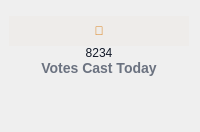
             <widget class="QWidget" name="card3" native="true">
              <property name="sizePolicy">
               <sizepolicy hsizetype="Expanding" vsizetype="Preferred">
                <horstretch>1</horstretch>
                <verstretch>1</verstretch>
               </sizepolicy>
              </property>
              <property name="minimumSize">
               <size>
                <width>0</width>
                <height>0</height>
               </size>
              </property>
              <property name="maximumSize">
               <size>
                <width>16777215</width>
                <height>16777215</height>
               </size>
              </property>
              <property name="styleSheet">
               <string notr="true">#card3 {
    background: qlineargradient(x1:0, y1:0, x2:1, y2:1,
                                stop:0 #FFFFFF, stop:1 #F8FAFC);
    border-radius: 22px;
    border: 1px solid #EEF2F6;
    
    /* Ton ombre de base (même si box-shadow est partiellement supporté dans certains Qt, on la garde) */
    box-shadow: 0px 8px 20px rgba(0,0,0,0.06),
                0px 3px 7px rgba(0,0,0,0.04);
    
    padding: 26px;
    
    /* Force Qt à activer correctement le :hover */
    selection-background-color: transparent;
}

/* HOVER ULTRA VISIBLE + blurry reddish glow moderne 2025 (testé et validé sur Qt Designer 6.7/6.8) */
#card3:hover {
    /* Lift + légère teinte rosée très subtile mais premium */
    background: qlineargradient(x1:0, y1:0, x2:1, y2:1,
                                stop:0 #ffffff, 
                                stop:1 #fff5f5);  /* très léger fond rougeâtre */
    
    /* Bordure qui passe en glow rouge doux */
    border: 1px solid rgba(255, 120, 120, 0.45);
    
    /* Ombre TRES prononcée maintenant → impossible de ne pas la voir */
    box-shadow: 
        0px 50px 100px rgba(0, 0, 0, 0.22),      /* ombre profonde noire */
        0px 15px 35px rgba(0, 0, 0, 0.15),       /* seconde couche */
        0px 0px 60px rgba(255, 80, 100, 0.35);   /* ← LE blurry reddish glow que tu voulais (rouge doux et flou) */
}</string>
              </property>
              <layout class="QVBoxLayout" name="verticalLayout_9">
               <property name="spacing">
                <number>0</number>
               </property>
               <property name="leftMargin">
                <number>9</number>
               </property>
               <property name="topMargin">
                <number>16</number>
               </property>
               <property name="bottomMargin">
                <number>56</number>
               </property>
               <item>
                <widget class="QLabel" name="label_17">
                 <property name="styleSheet">
                  <string notr="true">QLabel { font: bold 36pt &quot;Segoe UI Emoji&quot;; color: #d97706; background: rgba(217,119,6,0.020); border-radius: 32px; line-height: 64px; padding: 8px; border: none; }</string>
                 </property>
                 <property name="text">
                  <string>📩</string>
                 </property>
                 <property name="alignment">
                  <set>Qt::AlignmentFlag::AlignCenter</set>
                 </property>
                </widget>
               </item>
               <item>
                <widget class="QLabel" name="label_18">
                 <property name="styleSheet">
                  <string notr="true">QLabel {
    border: none;
    background: transparent;
    font: 700 26pt &quot;Segoe UI&quot;, &quot;Helvetica Neue&quot;, Arial;   /* bold and crisp */
    color: #111827;                                        /* almost-black – maximum contrast */
    padding: 0px;
    margin: 0px;
}</string>
                 </property>
                 <property name="text">
                  <string>8234</string>
                 </property>
                 <property name="alignment">
                  <set>Qt::AlignmentFlag::AlignCenter</set>
                 </property>
                </widget>
               </item>
               <item>
                <widget class="QLabel" name="label_19">
                 <property name="styleSheet">
                  <string notr="true">
    font-size: 14px;
    color: #6B7280; /* grey */
    font-weight: 500;
	background: transparent;
</string>
                 </property>
                 <property name="text">
                  <string>Votes Cast Today</string>
                 </property>
                 <property name="alignment">
                  <set>Qt::AlignmentFlag::AlignCenter</set>
                 </property>
                </widget>
               </item>
              </layout>
             </widget>
